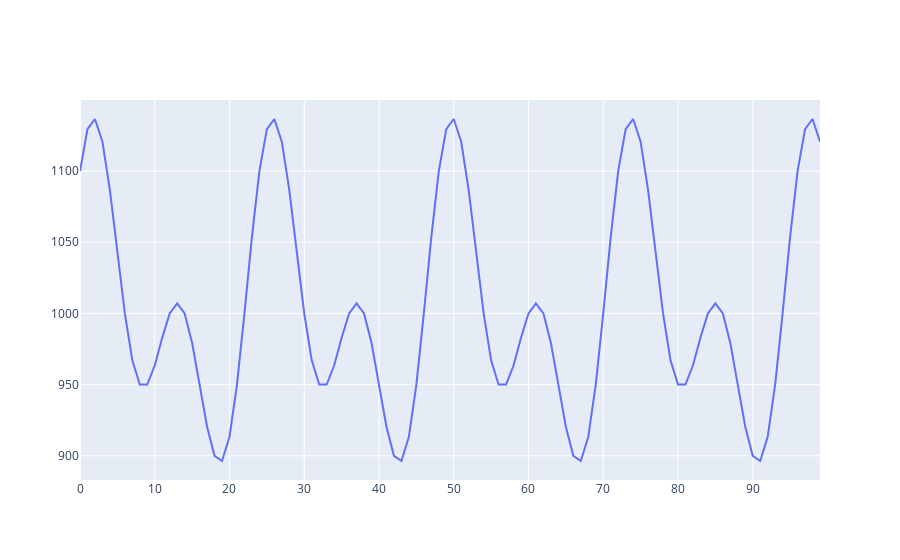

The notebook cell saved with this chart:
### Code cell
fig = go.Figure()
fig.add_trace(go.Scatter(y=seasonal_data[0][:100]+1000, mode='lines'))
fig.show()
